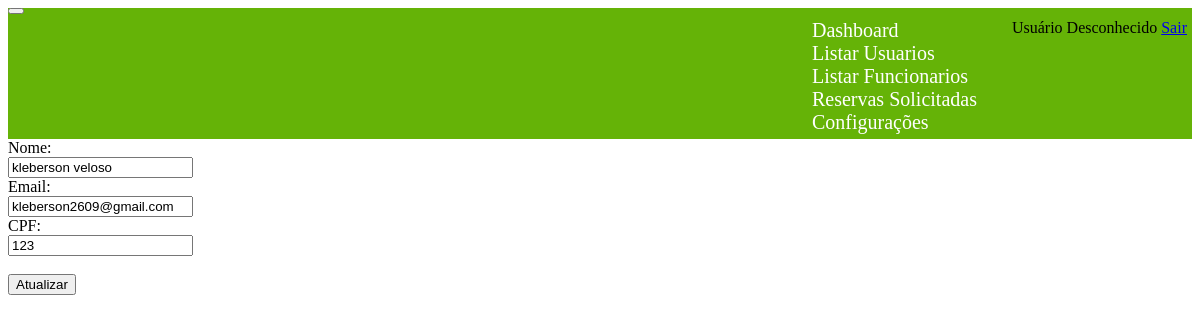
Screenshot of /bd/editar_funcionario.php?id=3 with the database file from the repository.
### tables this page shows
CREATE TABLE `adm` (
  `id_adm` int NOT NULL,
  `nome_adm` varchar(100) NOT NULL,
  `email_adm` varchar(100) NOT NULL,
  `senha_adm` varchar(255) NOT NULL,
  `CPF_adm` varchar(16) NOT NULL
);

### bd/editar_funcionario.php (the view, shortened to what this page needs)
<?php
include 'conexao.php';
if (isset($_GET['id'])) {
    $id_adm = $_GET['id'];
    $sql = "SELECT * FROM adm WHERE id_adm = $id_adm";
    $result = $conn->query($sql);
    if ($result->num_rows > 0) {
        $row = $result->fetch_assoc();
        $nome_adm = $row['nome_adm'];
        $email_adm = $row['email_adm'];
        $CPF_adm = $row['CPF_adm'];
    } else {
        echo "Funcionário não encontrado.";
    }
}
?>
<?php
include '../layout/cabecalho_adm.php';
?>
<form method="POST">
    <label>Nome:</label><br>
    <input type="text" name="nome_adm" value="<?php echo $nome_adm; ?>"><br>
    <label>Email:</label><br>
    <input type="text" name="email_adm" value="<?php echo $email_adm; ?>"><br>
    <label>CPF:</label><br>
    <input type="text" name="CPF_adm" value="<?php echo $CPF_adm; ?>"><br><br>
    <input type="submit" name="atualizar" value="Atualizar">
</form>

### rows the page displays
adm: nome_adm "kleberson veloso", email_adm "kleberson2609@gmail.com", CPF_adm "123"
